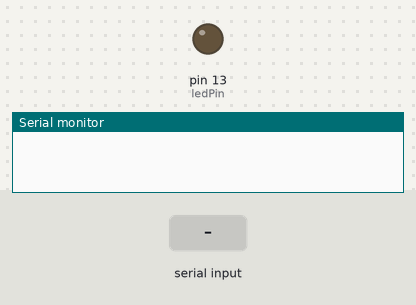
This sketch was run on a simulated Arduino Uno, built with avr-gcc and run on an emulated ATmega328P. Parts: output pins drawn as LEDs (lit = HIGH), the last lines printed to the serial monitor. The test bench sets the inputs (shaded band).

Above: at 1.2 s.
1.3 s: "1" received over Serial
At 1.7 s:
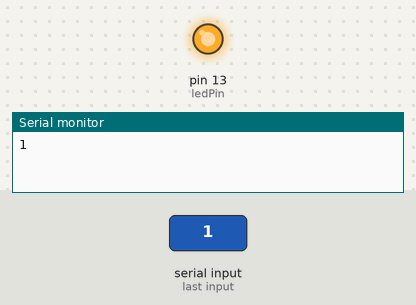
2.8 s: "0" received over Serial
At 4.1 s:
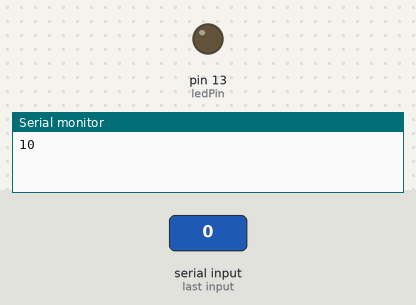
Timing chart, 0 to 5.8 s (numbered marks = the images above; inputs shaded):
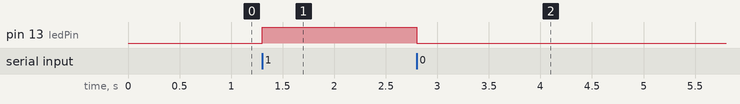

The sketch:

wirelessTestArduino.ino
```cpp
const int ledPin = 13;

void setup() {
  // put your setup code here, to run once:
  pinMode(ledPin, OUTPUT);
  Serial.begin(9600);
}

void loop() {
  // put your main code here, to run repeatedly:
  if(Serial.available() > 0){
     char ledPinState = Serial.read();
     Serial.print(ledPinState);
     if(ledPinState == '1'){
      digitalWrite(ledPin, HIGH);
     }
     if(ledPinState == '0'){
      digitalWrite(ledPin, LOW);
     }
  }
}
```

Measured:
- after the input at 1.3 s, pin 13 (ledPin): LOW → HIGH at once
- after the input at 2.8 s, pin 13 (ledPin): HIGH → LOW at once
